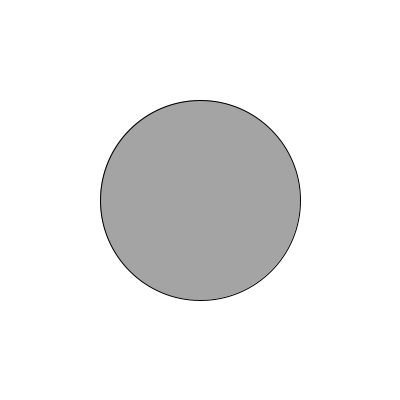
Frame 1 (no input)
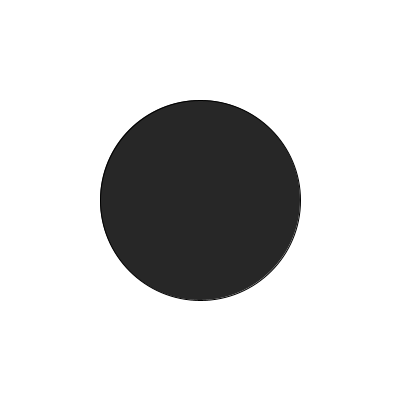
Frame 60 (the mouse pressed at the canvas centre just before this capture)
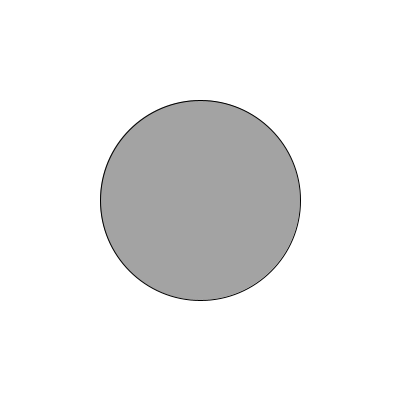
Frame 120 (the mouse held since frame 60 and released just before this capture)

The Processing sketch that drew these frames (run headless with seeded random() and noise(); from frame 60 on, the mouse is pressed at the canvas centre):

// Processing sketch: sketch_180429a
// ── sketch_180429a.pde
void setup() {
  size(400,400)
}
void draw() {
background(255);
fill(random(255));
ellipse(width/2,height/2,width/2,width/2);
}
